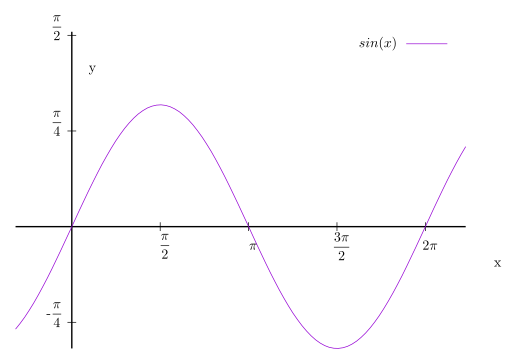

This figure's gnuplot source:
reset

set yzeroaxis lt 1 lc 8 lw 2
set xzeroaxis lt 1 lc 8 lw 2
set xtics axis
set ytics axis
unset border

set xtics offset 0.5,0
set ytics offset 0.0,0.5

set label 'x' at 6.5,-0.3
set label 'y' at 0.3, 1.3
set xrange [-1:7]
set yrange [-1:1.6]
#set grid

set xtics ('$\dfrac{\pi}{2}$' pi/2, '$\pi$' pi, '$\dfrac{3\pi}{2}$' 3*pi/2, '$2\pi$' 2*pi)
set ytics ('-$\dfrac{\pi}{4}$' -pi/4, '$\dfrac{\pi}{4}$' pi/4, '$\dfrac{\pi}{2}$' pi/2)

plot sin(x) with lines
